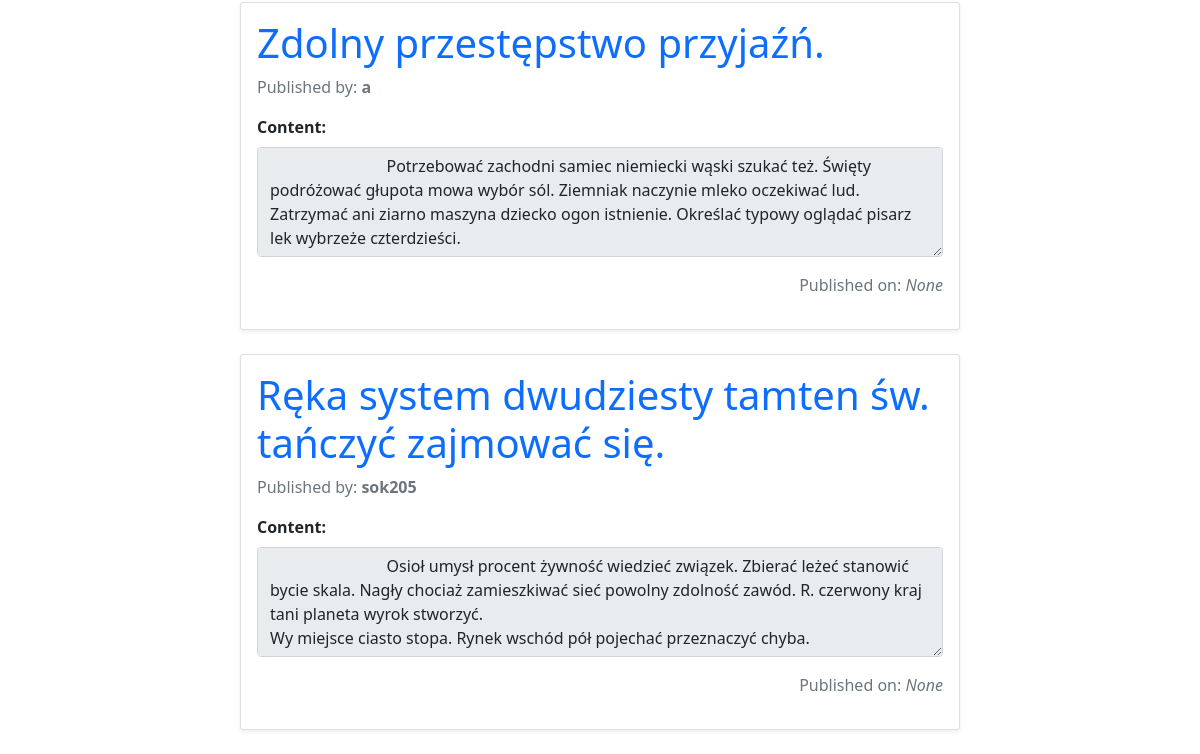
Page /feed/ (lower part) on the earlier database version.
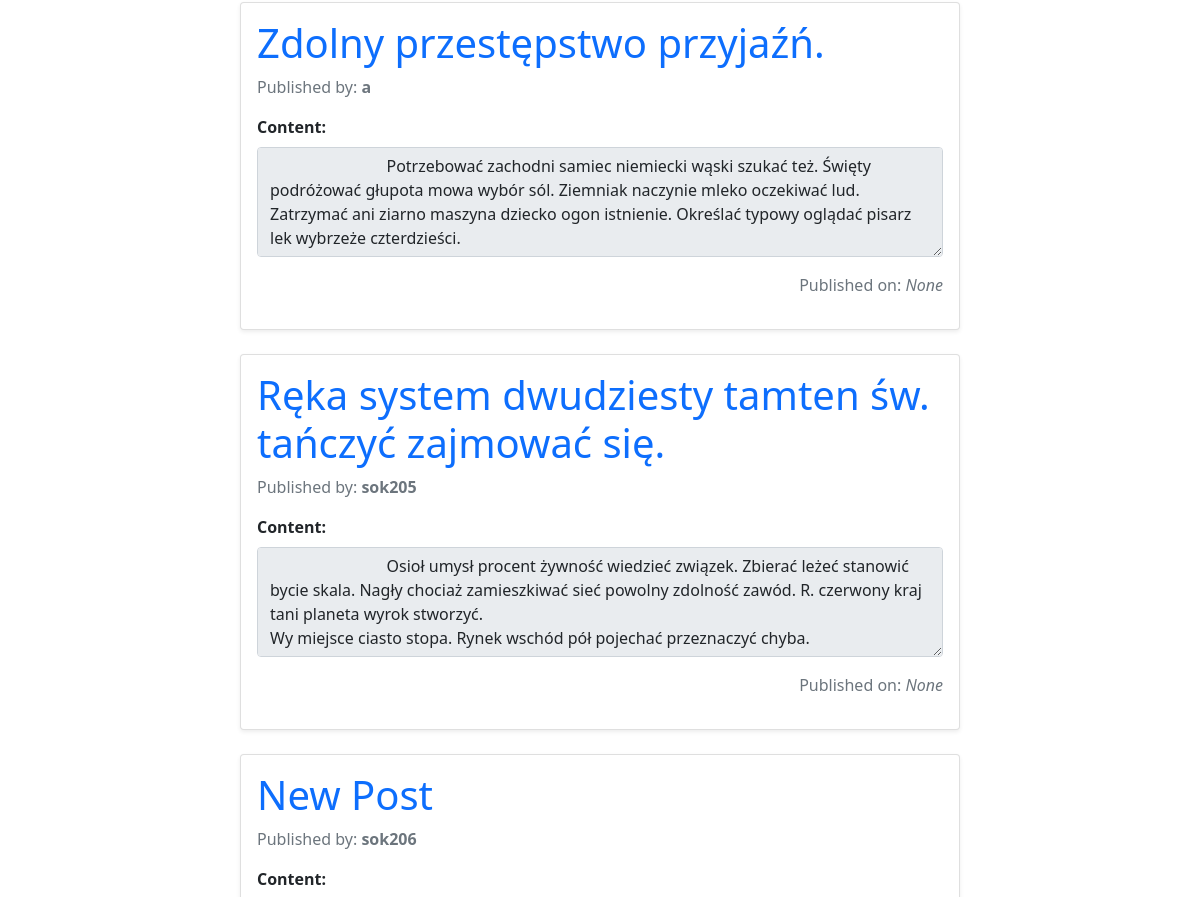
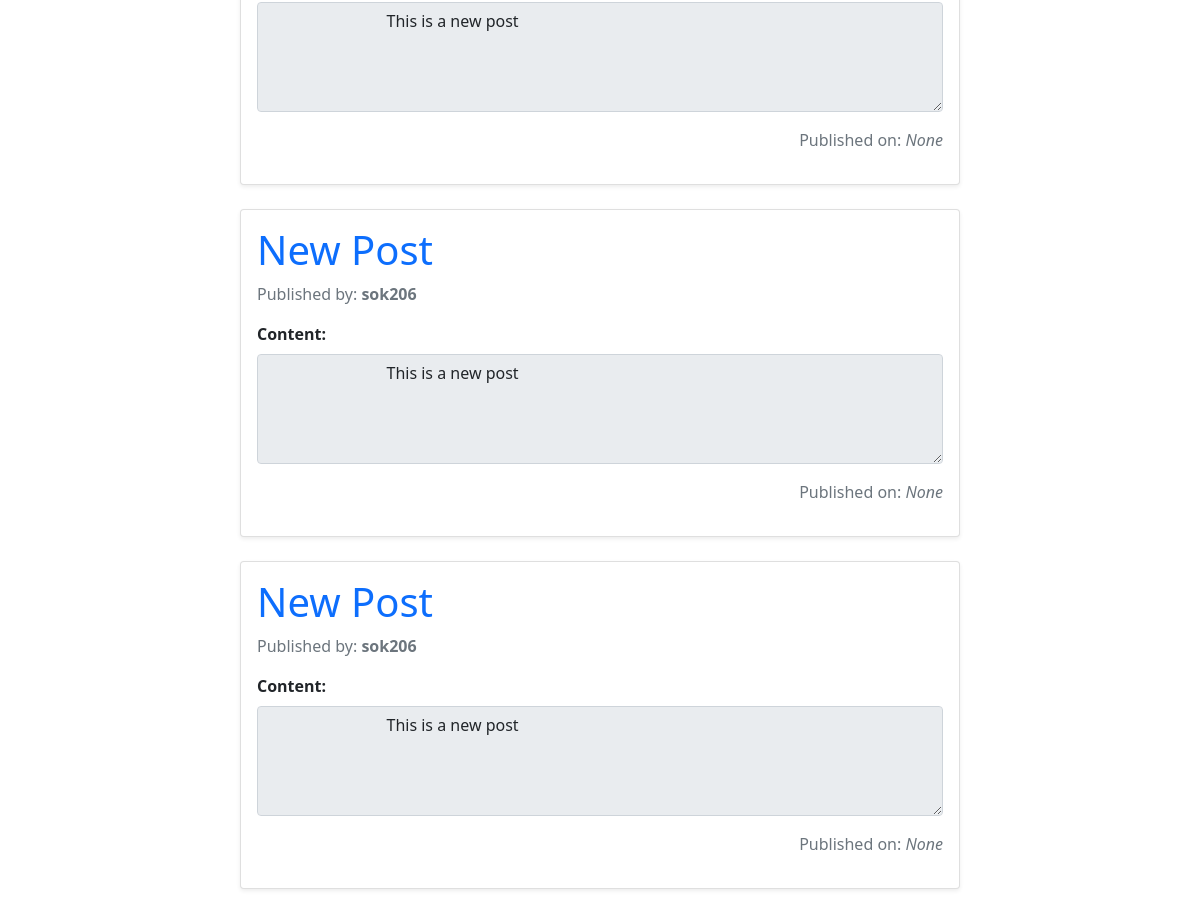
Same page on the later database version (2 pictures, top to bottom).
### blog/models.py (models this page shows, shortened)
class Post(models.Model):
    STATUS_CHOICES = [
        ("draft", "Draft"),
        ("published", "Published"),
    ]
    title = models.CharField(max_length=100)
    author = models.ForeignKey("auth.User", on_delete=models.CASCADE)
    content = models.TextField()
    created_at = models.DateTimeField(auto_now_add=True)
    updated_at = models.DateTimeField(auto_now = True)
    status = models.CharField(choices=STATUS_CHOICES, default = "draft", max_length = 10)
    posted_at = models.DateTimeField(blank = True, null = True)
    class Meta:
        db_table = 'posts'

### blog/views.py (the view)
# urls.py: path("feed/", show_all_posts, name="feed"),
def show_all_posts(request):
    feed = Post.objects.filter(status="published")
    return render(request,"blog/feed.html",{"feed":feed})

### blog/templates/blog/feed.html
{% extends 'blog/Base.html' %}
{% block contents %}
<div class="container mt-4">
    <div class="row justify-content-center">
        <div class="col-lg-8 col-md-10 col-sm-12">
            {% for post in feed %}
            <div class="card mb-4 shadow-sm">
                <div class="card-body">
                    <h1 class="card-title">
                        <a href="{% url 'posts:details' post.id %}" class="text-decoration-none text-primary">
                            {{ post.title }}
                        </a>
                    </h1>
                    <p class="text-muted">Published by: <strong>{{ post.author }}</strong></p>
                    <div class="mb-3">
                        <label for="post-content-{{ post.id }}" class="form-label fw-bold">Content:</label>
                        <textarea class="form-control" id="post-content-{{ post.id }}" rows="4" readonly>
                            {{ post.content }}
                        </textarea>
                    </div>
                    <p class="text-end text-muted">
                        Published on: <em>{{ post.posted_at }}</em>
                    </p>
                </div>
            </div>
            {% endfor %}
        </div>
    </div>
</div>
{% endblock %}

### blog/templates/blog/Base.html (shortened to what this page needs)
<!DOCTYPE html>
<html lang="en">
<head>
    <link href="https://cdn.jsdelivr.net/npm/bootstrap@5.0.2/dist/css/bootstrap.min.css" rel="stylesheet"
>
</head>
<body>
    <div class="container mt-4">
        {% block contents %}{% endblock %}
    </div>
</body>
</html>

Differences in the rows shown:
added Post: title "New Post", author "sok206", id "This is a new post", posted_at "None"
added Post: title "New Post", author "sok206", id "This is a new post", posted_at "None"
added Post: title "New Post", author "sok206", id "This is a new post", posted_at "None"
